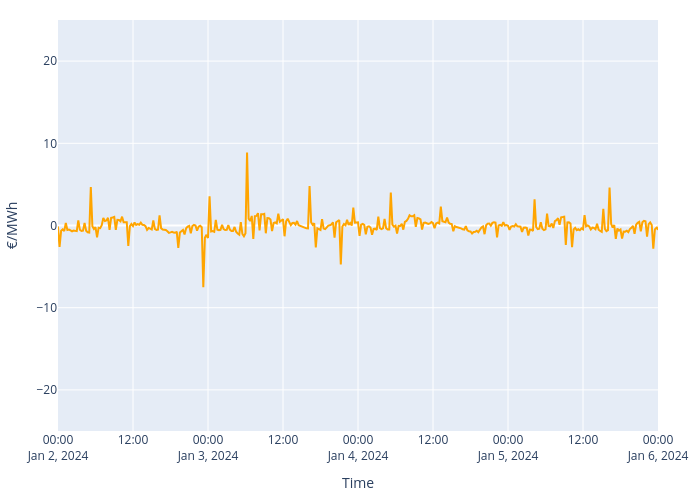

This figure's notebook cell:
### Code cell
fig = go.Figure()

# residuals
residuals = price['PRICE'].reset_index(drop=True) - yhats['yhat1'].reset_index(drop=True)
fig.add_trace(go.Scatter(
    x=price['TIME'],
    y=residuals,
    mode='lines',
    name='Residuals',
    line=dict(color='orange')
))

date_range1 = pd.date_range(start=price['TIME'].min(), periods=24+1, freq='h')
date_range2 = pd.date_range(start=price['TIME'].min(), periods=24*5+1, freq='h')

fig.update_layout(
    height=500,
    width=700,
    margin=dict(l=20, r=20, t=20, b=20),
    xaxis_title='Time',
    yaxis_title='€/MWh',
    yaxis=dict(
        range=[-25, 25],
        # tickvals=[20 + i * 20 for i in range(6)],
        # ticktext=[20 + i * 20 for i in range(6)],
    ),
    xaxis=dict(
        range=[date_range1[-1], date_range2[-1]],
    ),
    legend=dict(
        orientation="h",  # horizontal layout
        yanchor="bottom",
        y=1.05,            # slightly above the top of the plot
        xanchor="center",
        x=0.5
    ),
)

fig.show()

### Figure 1 — Plotly figure (JSON) as saved in the notebook; plotly's stock layout.template omitted (floating-point values rounded to 4 significant figures; data arrays with more than 128 entries replaced by an {"elided": "..."} marker saying what was removed)
{"data": [{"line": {"color": "orange"}, "mode": "lines", "name": "Residuals", "type": "scatter", "x": {"elided": "35133 str values"}, "y": {"elided": "35133 float values"}}], "layout": {"height": 500, "legend": {"orientation": "h", "x": 0.5, "xanchor": "center", "y": 1.05, "yanchor": "bottom"}, "margin": {"b": 20, "l": 20, "r": 20, "t": 20}, "width": 700, "xaxis": {"range": ["2024-01-02T00:00:00", "2024-01-06T00:00:00"], "title": {"text": "Time"}}, "yaxis": {"range": [-25, 25], "title": {"text": "€/MWh"}}}}
